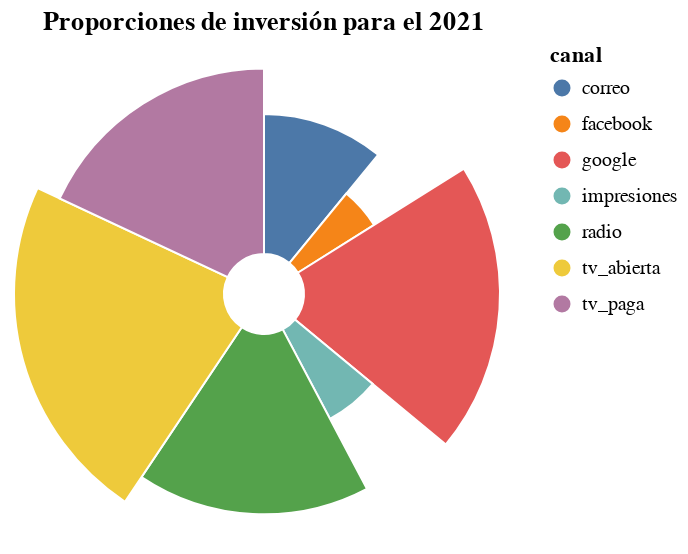

Notebook code cell kept with this figure:
### Code cell
composition_year(2021, 'Proporciones de inversión para el 2021')

### Figure 1 — Vega-Lite specification as saved in the notebook (floating-point values rounded to 4 significant figures)
{"config": {"view": {"continuousWidth": 400, "continuousHeight": 300, "strokeWidth": 0}}, "data": {"name": "data-120d67b1cd2c0aba2479c2c97b526f53"}, "mark": {"type": "arc", "innerRadius": 20, "stroke": "#fff"}, "encoding": {"color": {"field": "canal", "type": "nominal"}, "radius": {"field": "PercentOfTotal", "scale": {"rangeMin": 10, "scheme": "dark2", "type": "sqrt", "zero": true}, "type": "quantitative"}, "theta": {"field": "PercentOfTotal", "stack": true, "type": "quantitative"}, "tooltip": [{"field": "PercentOfTotal", "format": ".2f", "title": "Proporción:", "type": "quantitative"}, {"field": "inversion", "format": "~s", "title": "Inversión:", "type": "quantitative"}]}, "height": 250, "title": "Proporciones de inversión para el 2021", "transform": [{"joinaggregate": [{"op": "sum", "field": "inversion", "as": "TotalInvestment"}]}, {"calculate": "datum.inversion / datum.TotalInvestment", "as": "PercentOfTotal"}], "width": 250, "$schema": "https://vega.github.io/schema/vega-lite/v4.17.0.json", "datasets": {"data-120d67b1cd2c0aba2479c2c97b526f53": [{"canal": "correo", "inversion": 92850.0}, {"canal": "facebook", "inversion": 43840.0}, {"canal": "google", "inversion": 169200.0}, {"canal": "impresiones", "inversion": 53230.0}, {"canal": "radio", "inversion": 145500.0}, {"canal": "tv_abierta", "inversion": 191900.0}, {"canal": "tv_paga", "inversion": 153300.0}]}}
